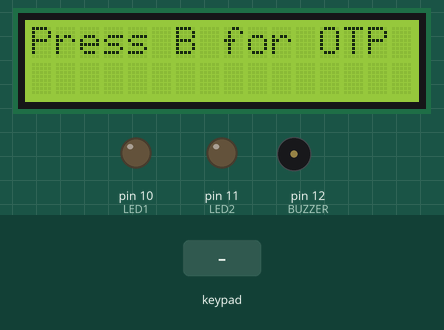
This sketch was run on a simulated Arduino Uno, built with avr-gcc and run on an emulated ATmega328P. Parts: 16×2 character LCD, output pins drawn as LEDs (lit = HIGH), buzzer (waves = sounding, pin HIGH). Inputs (shaded band) come from the test bench. Random numbers use the default seed unless the sketch sets one; what the sketch prints to the serial monitor is not drawn.

Above: at 3.2 s.
3.3 s: keypad keys 9 8 7 6 A pressed 0.4 s apart
At 5.7 s:
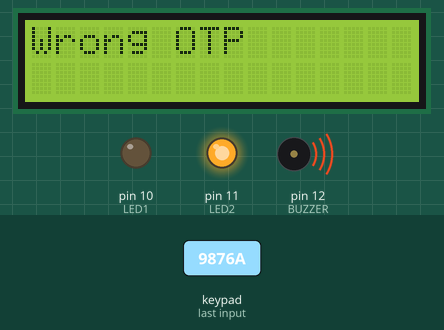
6.8 s: key 'B' pressed
At 8.7 s:
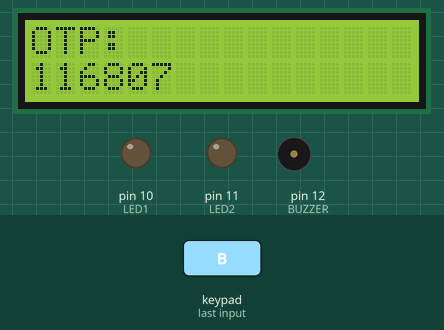
9.4 s: key 'C' pressed
At 10.5 s:
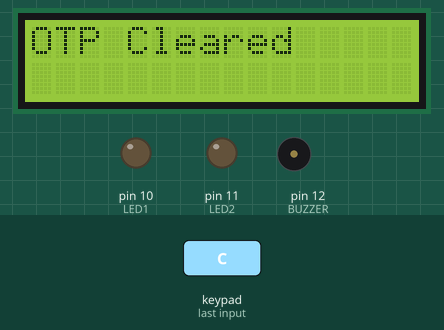
12.4 s: keypad keys 5 4 3 2 # pressed 0.4 s apart
At 14.0 s:
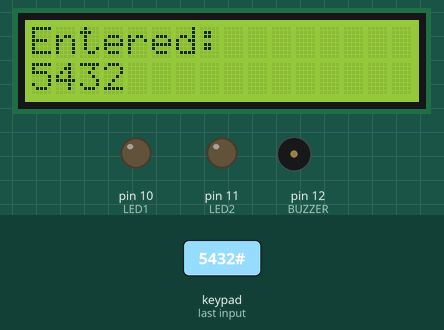
15.9 s: keypad keys 9 8 7 6 * pressed 0.4 s apart
At 18.2 s:
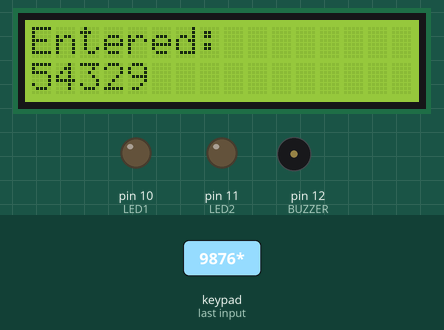
19.4 s: keypad keys 9 8 7 6 D pressed 0.4 s apart
At 20.8 s:
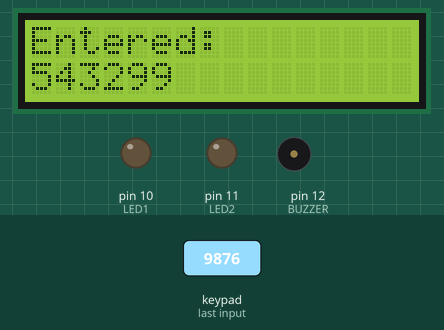
Timing chart, 0 to 22.4 s (numbered marks = the images above; inputs shaded):
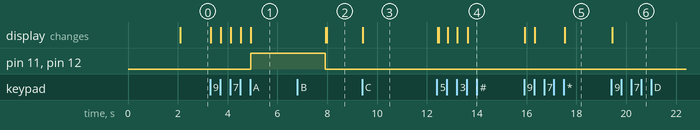

Measured:
- after the input at 3.3 s, pin 11 (LED2), pin 12 (BUZZER): LOW → HIGH after 1.6 s; the display: first changes at once (image 1 shows a later state)
- after the input at 9.4 s, the display: changes at once (image 3)
- after the input at 15.9 s, the display: changes at once (image 5)
- after the input at 19.4 s, the display: changes at once (image 6)

The sketch:

Otp-Door_Lock.ino
```cpp
#include<Keypad.h>
#include<LiquidCrystal_I2C.h>
#include<Wire.h>
#define LED1 10
#define LED2 11
#define BUZZER 12
#define ROWS 4
#define COLS 4
char keys[ROWS][COLS] = {
  {'1', '2', '3', 'A'},
  {'4', '5', '6', 'B'},
  {'7', '8', '9', 'C'},
  {'*', '0', '#', 'D'}
};
byte rowPins[ROWS] = {9, 8, 7, 6};
byte colPins[COLS] = {5, 4, 3, 2};
Keypad keypad = Keypad(makeKeymap(keys),rowPins,colPins,ROWS,COLS);
LiquidCrystal_I2C lcd(0x27,16,2);
String generatedOTP = "";
String enteredOTP = "";
bool otpGenerated = false;

void setup() {
Serial.begin(9600);
lcd.init();
lcd.backlight();
pinMode(LED1,OUTPUT);
pinMode(LED2,OUTPUT);
pinMode(BUZZER,OUTPUT);
lcd.setCursor(0,0);
lcd.print("OTP Lock System");
delay(2000);
lcd.clear();
lcd.print("Press B for OTP");
}
void loop() {
char key = keypad.getKey();
if(key){
  Serial.print("Key Pressed: ");
  Serial.println(key);
}
if (key=='B'){
  generatedOTP = String(random(100000,999999));
  enteredOTP = "";
  otpGenerated = true;
  lcd.clear();
  lcd.setCursor(0,0);
  lcd.print("OTP: ");
  lcd.setCursor(0,1);
  lcd.print(generatedOTP);
   Serial.print("Generated OTP: ");
  Serial.println(generatedOTP);
}
else if(key=='C'){
  enteredOTP = "";
  lcd.clear();
  lcd.print("OTP Cleared");
  delay(3000);
  lcd.clear();
  lcd.print("Press B for OTP");
}
else if(key=='A'){
  lcd.clear();
  if(enteredOTP==generatedOTP && otpGenerated){
    lcd.print("Correct OTP!");
    digitalWrite(LED1,HIGH);
    digitalWrite(LED2,LOW);
    digitalWrite(BUZZER,LOW);
    delay(3000);
    digitalWrite(LED1,LOW);
    digitalWrite(LED2,LOW);
    digitalWrite(BUZZER,LOW);
  }
  else{
    lcd.print("Wrong OTP");
     digitalWrite(LED1,LOW);
    digitalWrite(LED2,HIGH);
    digitalWrite(BUZZER,HIGH);
    delay(3000);
    digitalWrite(LED1,LOW);
    digitalWrite(LED2,LOW);
    digitalWrite(BUZZER,LOW);
  }
  enteredOTP = "";
  lcd.clear();
  lcd.print("Press B for OTP");
}
else if (key == '*' && enteredOTP.length() > 0) {
    enteredOTP.remove(enteredOTP.length() - 1);
    lcd.setCursor(0, 0);
    lcd.print("Entered:       ");
    lcd.setCursor(0, 1);
    lcd.print(enteredOTP + "      ");
  }
else if (isdigit(key) && enteredOTP.length() < 6) {
    enteredOTP += key;
    lcd.setCursor(0, 0);
    lcd.print("Entered:       ");
    lcd.setCursor(0, 1);
    lcd.print(enteredOTP + "      ");
  }
}
```
